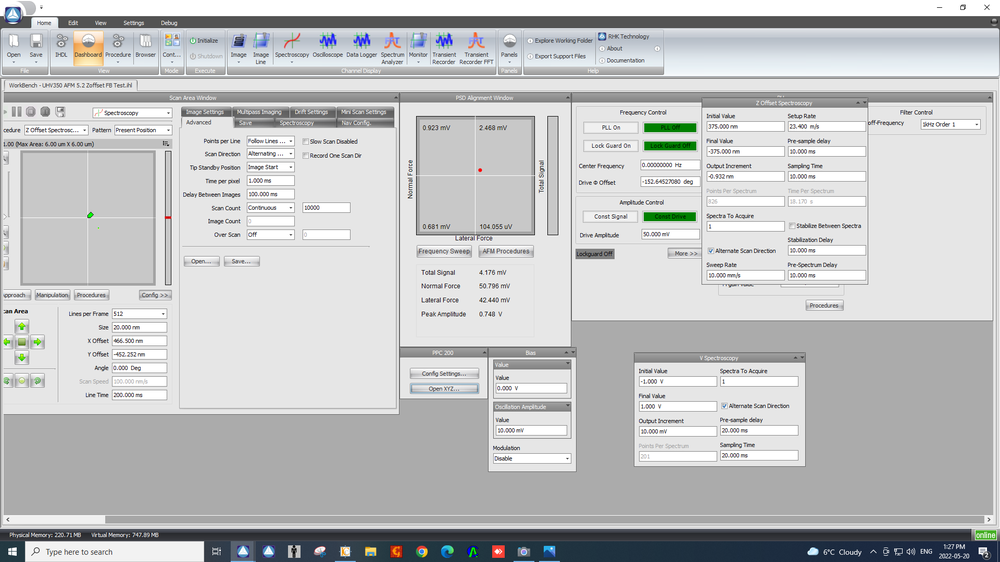
#> input picture Backup/Automation/ss1.PNG, 1000 x 562 px, shrunk from 1920 x 1080 before the run
$ python testing.py
#> lines starting #> are read from the running program, lines starting #| are printed output that depends on the picture
import cv2
import numpy as np
from matplotlib import pyplot as plt

# ss = ["ss1.PNG", "ss2.PNG", "ss3.PNG", "ss4.PNG"]
# t = ["t1.PNG", "t2.PNG", "t3.PNG", "t4.PNG", "t5.PNG"]

ss = ["ss1.PNG", "ss2.PNG", "ss3.PNG", "ss4.PNG"]
t = ["t6.PNG"]


for image in ss:
    for template in t:
        img = cv2.imread(image, 0)
#> img: shape (562, 1000); min 0, max 255, mean 194.7
        img2 = img.copy()
        template = cv2.imread(template, 0)
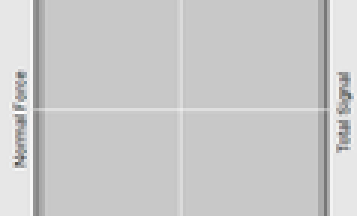
#> input picture Backup/Automation/t6.PNG, 119 x 72 px, shrunk from 229 x 138 before the run (shown 3 times larger)
#> template: shape (72, 119); min 83, max 255, mean 201.3
        w, h = template.shape[::-1]
#> w = 119; h = 72

        # All the 6 methods for comparison in a list
        methods = ['cv2.TM_CCOEFF', 'cv2.TM_CCOEFF_NORMED', 'cv2.TM_CCORR',
                    'cv2.TM_CCORR_NORMED', 'cv2.TM_SQDIFF', 'cv2.TM_SQDIFF_NORMED']

        for meth in methods:
            img = img2.copy()
            method = eval(meth)

            # Apply template Matching
            res = cv2.matchTemplate(img,template,method)
            min_val, max_val, min_loc, max_loc = cv2.minMaxLoc(res)

            # If the method is TM_SQDIFF or TM_SQDIFF_NORMED, take minimum
            if method in [cv2.TM_SQDIFF, cv2.TM_SQDIFF_NORMED]:
                top_left = min_loc
            else:
                top_left = max_loc
            bottom_right = (top_left[0] + w, top_left[1] + h)

            cv2.rectangle(img, top_left, bottom_right, 255, 2)

            plt.subplot(121),plt.imshow(res,cmap = 'gray')
            plt.title('Matching Result'), plt.xticks([]), plt.yticks([])
            plt.subplot(122),plt.imshow(img,cmap = 'gray')
            plt.title('Detected Point'), plt.xticks([]), plt.yticks([])
            plt.suptitle(meth)

            plt.show()
#> this loop made 6 passes
#> (min_val, max_val, min_loc, top_left, bottom_right) on passes 1 to 4: (-1106020.4, 1344763.8, (624, 384), (404, 139), (523, 211)), (-0.295, 0.492, (416, 133), (426, 139), (545, 211)), (203335312, 399545568, (688, 490), (276, 167), (395, 239)), (0.87, 0.996, (688, 490), (9, 181), (128, 253))
#> (min_val, max_val, max_loc, top_left, bottom_right) on passes 5 to 6: (2530272, 99546960, (688, 490), (9, 181), (128, 253)), (0.00721, 0.426, (688, 490), (9, 181), (128, 253))
#> pass 1, `res = cv2.matchTemplate(img,template,method)`:
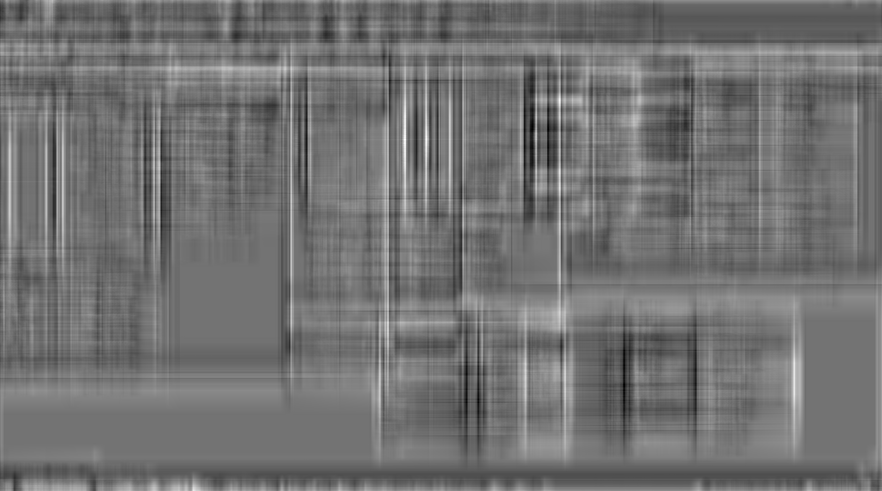
#> res: shape (491, 882) float32; min -1106020.4, max 1344763.8, mean -11196.8; drawn with min black and max white
#> pass 1, `plt.show()`:
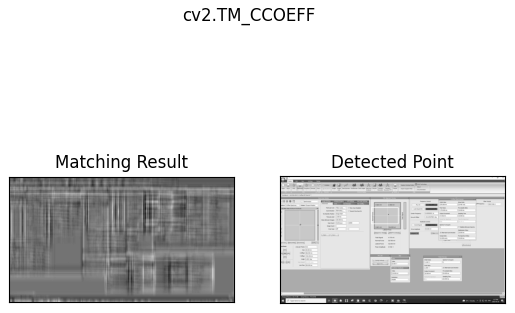
#> figure drawn by matplotlib, 2 panels
#> pass 2, `res = cv2.matchTemplate(img,template,method)`:
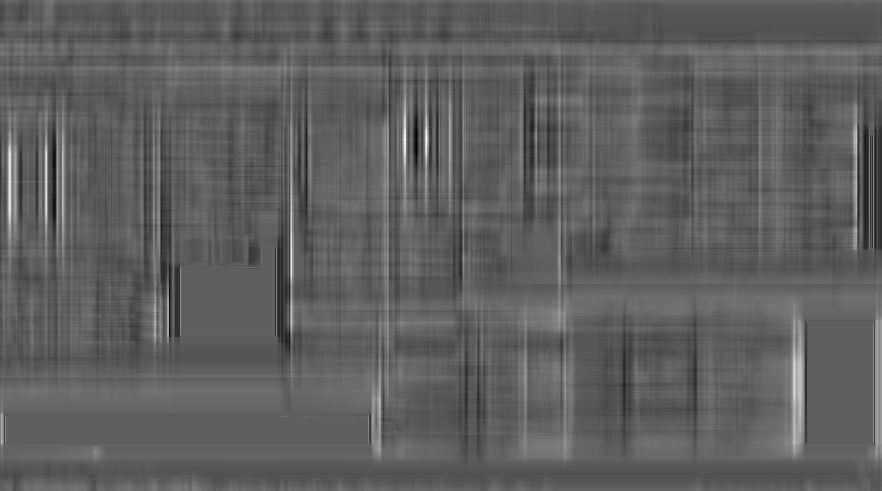
#> res: shape (491, 882) float32; min -0.295, max 0.492, mean -0.000763; drawn with min black and max white
#> pass 3, `res = cv2.matchTemplate(img,template,method)`:
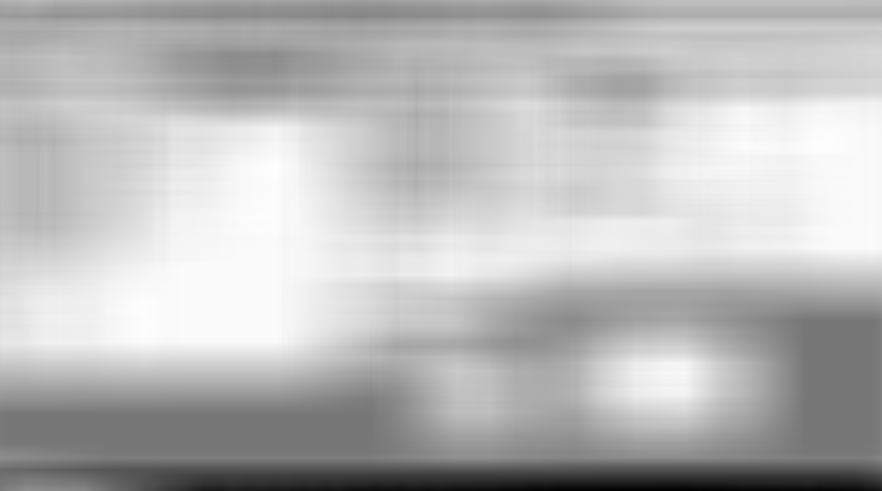
#> res: shape (491, 882) float32; min 203335312, max 399545568, mean 346282048; drawn with min black and max white
#> after the loop:
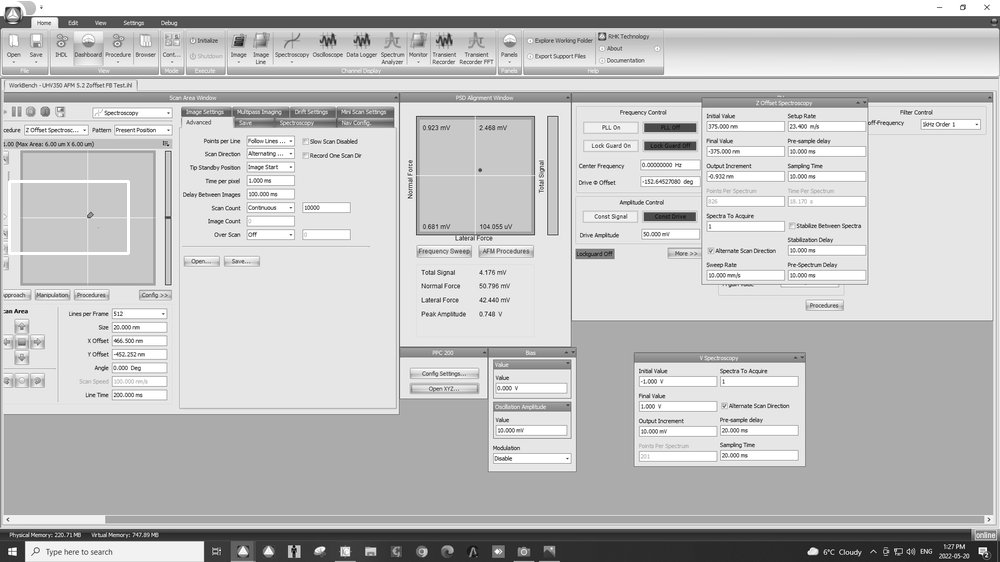
#> img: shape (562, 1000); min 0, max 255, mean 194.8
#> after the loop:
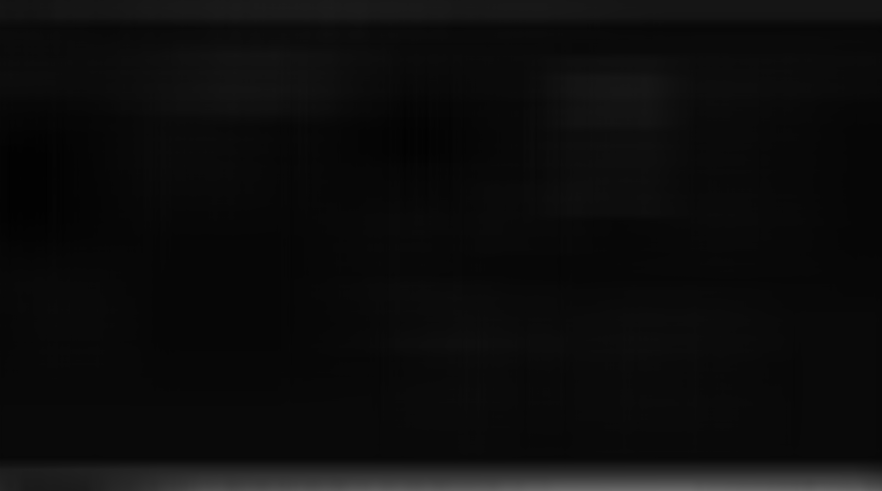
#> res: shape (491, 882) float32; min 0.00721, max 0.426, mean 0.0499
#> pass 2 of the loop `for image in ss:`:
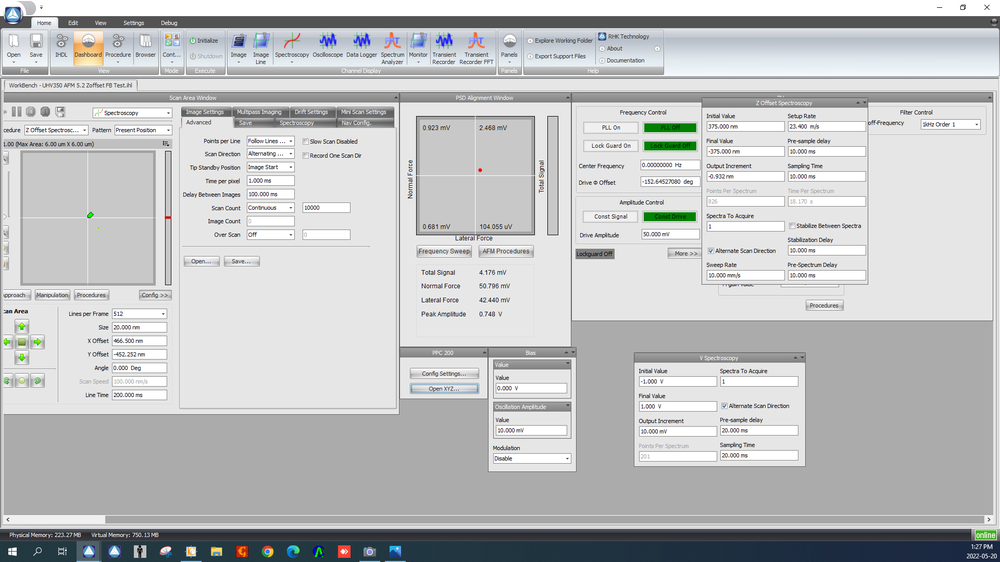
#> input picture Backup/Automation/ss2.PNG, 1000 x 562 px, shrunk from 1920 x 1080 before the run
#> the loop `for meth in methods:` made 6 passes
#> (min_val, max_val, min_loc, top_left, bottom_right) on passes 1 to 4: (-1106020.4, 1344763.8, (624, 384), (404, 139), (523, 211)), (-0.295, 0.492, (416, 133), (426, 139), (545, 211)), (201936928, 399545568, (847, 490), (276, 167), (395, 239)), (0.866, 0.996, (847, 490), (9, 181), (128, 253))
#> pass 1, `res = cv2.matchTemplate(img,template,method)`:
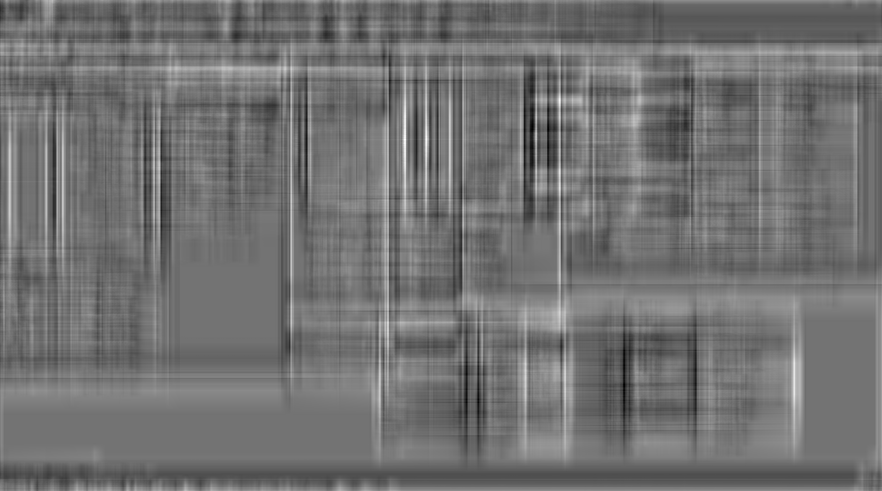
#> res: shape (491, 882) float32; min -1106020.4, max 1344763.8, mean -13330.9; drawn with min black and max white
#> after the loop `for meth in methods:`:
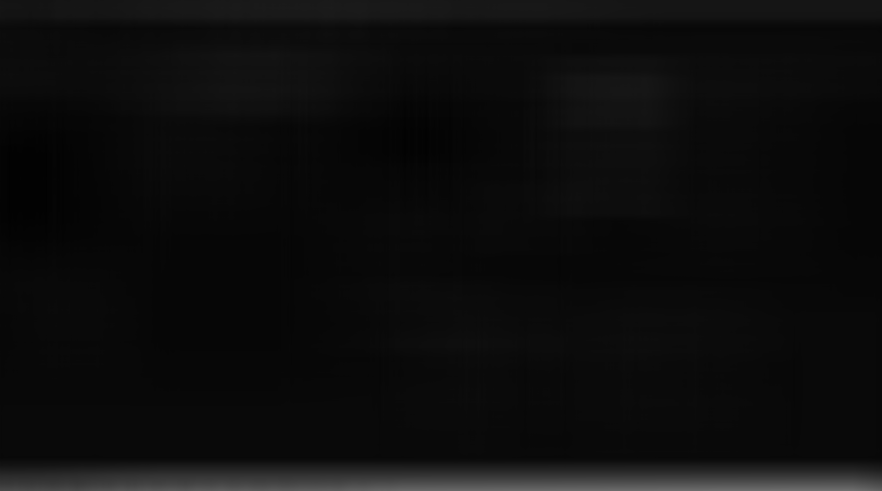
#> res: shape (491, 882) float32; min 0.00721, max 0.436, mean 0.0511
#> (the run stopped early here; a loop or call above may not have finished)
